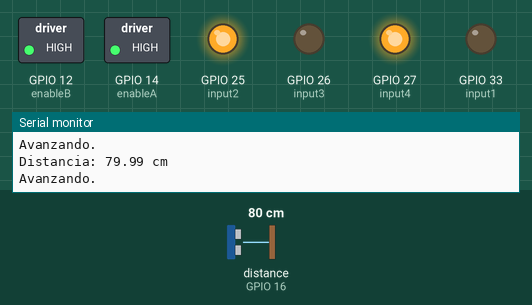
This sketch was run on a simulated ESP32. Shown: switched loads named in the sketch (green lamp = pin HIGH), output pins drawn as LEDs (lit = HIGH), the last lines printed to the serial monitor. Wiring (inferred from the names in the program): ultrasonic range finder: trigger GPIO 15; echo GPIO 16. Dashed ring = blinking. The test bench sets the inputs (shaded band); at power-on: distance to the obstacle (sensor on GPIO 16) 80 cm. The echo pulse lasts 58.3 µs per cm; random numbers use the default seed unless the sketch sets one; pins used as bus, display or sensor lines are not drawn.

Above: at 1.2 s.
1.3 s: distance to the obstacle (sensor on GPIO 16) set to 16 cm
2.8 s: distance to the obstacle (sensor on GPIO 16) set to 12 cm
At 4.2 s:
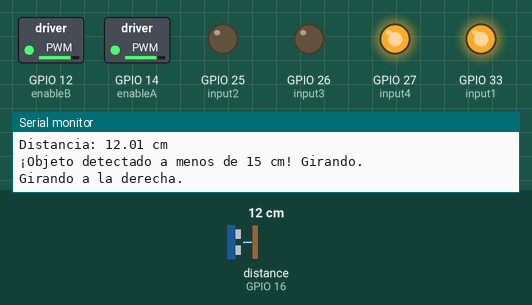
5.8 s: distance to the obstacle (sensor on GPIO 16) set to 18 cm
At 6.5 s:
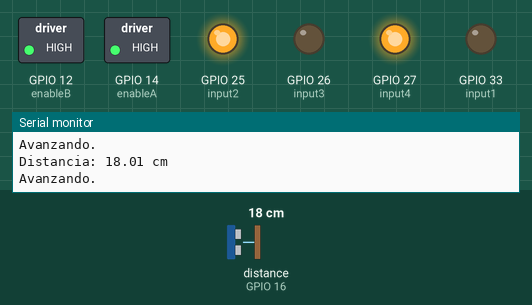
7.6 s: distance to the obstacle (sensor on GPIO 16) set to 2 cm
At 10.2 s:
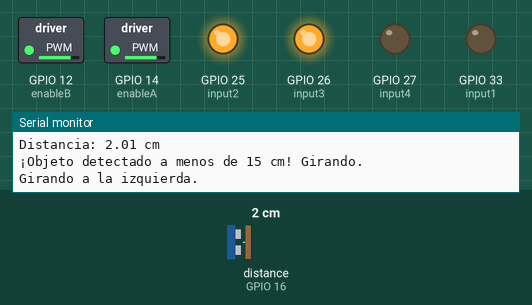
10.6 s: distance to the obstacle (sensor on GPIO 16) set to 35 cm
12.3 s: distance to the obstacle (sensor on GPIO 16) set to 4 cm
At 14.3 s:
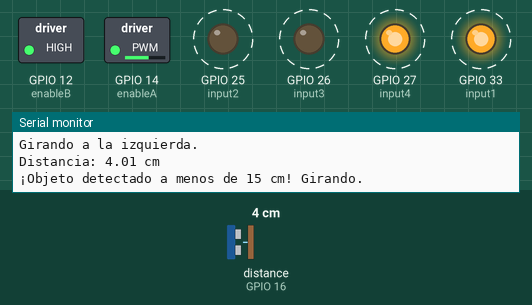
Timing chart, 0 to 16.3 s (numbered marks = the images above; inputs shaded):
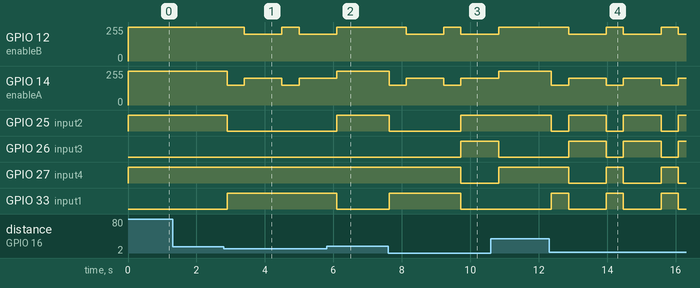

The sketch:

ultrasonico.ino
```cpp
// Pines de control para los motores
const int input1 = 33;  // IN1 (Motor A)
const int input2 = 25;  // IN2 (Motor A)
const int input3 = 26;  // IN3 (Motor B)
const int input4 = 27;  // IN4 (Motor B)

// Pines para PWM
const int enableA = 14;  // Enable A para el Motor A
const int enableB = 12;  // Enable B para el Motor B

// Pines del sensor HC-SR04
const int trigPin = 15;  // Pin de Trigger
const int echoPin = 16;  // Pin de Echo

// Matriz de movimientos
// {input1, input2, input3, input4, velA, velB}
int moves[6][6] = {
  {0, 1, 0, 1, 255, 255},  // 0 - Avanzar hacia adelante
  {0, 1, 1, 0, 200, 200},  // 1 - Girar a la izquierda
  {1, 0, 0, 1, 200, 200},  // 2 - Girar a la derecha
  {1, 0, 0, 1, 150, 255},  // 3 - Curva a la izquierda
  {0, 1, 1, 0, 255, 150},  // 4 - Curva a la derecha
  {0, 0, 0, 0, 0,   0}     // 5 - Detener
};

// Función para mover el robot
void move(int moveType) {
  digitalWrite(input1, moves[moveType][0]);
  digitalWrite(input2, moves[moveType][1]);
  digitalWrite(input3, moves[moveType][2]);
  digitalWrite(input4, moves[moveType][3]);

  // Asignar la velocidad a ambos motores usando analogWrite
  analogWrite(enableA, moves[moveType][4]); // Velocidad motor A
  analogWrite(enableB, moves[moveType][5]); // Velocidad motor B
}

// Función para medir distancia con el sensor HC-SR04
float measureDistance() {
  // Generar el pulso en el pin de Trigger
  digitalWrite(trigPin, LOW); // Asegurar que el Trigger está en LOW
  delayMicroseconds(2); // Esperar 2 microsegundos
  digitalWrite(trigPin, HIGH); // Enviar pulso HIGH por 10 microsegundos
  delayMicroseconds(10);
  digitalWrite(trigPin, LOW); // Regresar el Trigger a LOW

  // Leer el tiempo que tarda el pulso en volver (duración)
  long duration = pulseIn(echoPin, HIGH);

  // Calcular la distancia en centímetros
  float distance = duration * 0.0343 / 2;

  return distance;
}

void setup() {
  // Inicializar el puerto serial
  Serial.begin(115200);

  // Configurar pines como salida para motores
  pinMode(input1, OUTPUT);
  pinMode(input2, OUTPUT);
  pinMode(input3, OUTPUT);
  pinMode(input4, OUTPUT);

  // Configurar pines PWM para habilitar motores
  pinMode(enableA, OUTPUT);
  pinMode(enableB, OUTPUT);

  // Configurar pines como entrada o salida para el sensor
  pinMode(trigPin, OUTPUT);
  pinMode(echoPin, INPUT);

  // Inicializar los motores apagados
  move(3);  // Detener los motores
}

void loop() {
  // Medir distancia con el sensor ultrasónico
  float distance = measureDistance();

  // Mostrar la distancia en el monitor serial
  Serial.print("Distancia: ");
  Serial.print(distance);
  Serial.println(" cm");

  // Si el objeto está a menos de 15 cm, detener motores y girar
  if (distance <= 15) {
    Serial.println("¡Objeto detectado a menos de 15 cm! Girando.");
    move(3);  // Detener motores
    delay(500);  // Pausar brevemente

    // Elegir aleatoriamente girar a la izquierda o derecha
    if (random(0, 2) == 0) {
      move(1);  // Girar a la izquierda
      Serial.println("Girando a la izquierda.");
    } else {
      move(2);  // Girar a la derecha
      Serial.println("Girando a la derecha.");
    }

    delay(1000);  // Girar durante 1 segundo
  } else {
    // Si no hay obstáculos, avanzar hacia adelante
    move(0);  // Avanza hacia adelante a velocidad máxima
    Serial.println("Avanzando.");
  }

  delay(100); // Esperar brevemente antes de volver a medir la distancia
}
```

Measured:
- the behaviour switches between 15 and 14 cm on distance to the obstacle (sensor on GPIO 16) (found by bisection; images 0 and 1)
- after the input at 2.8 s, GPIO 12 (enableB): 255/255 → 200/255 after 0.60 s, → 255/255 1.1 s later, → 200/255 0.50 s later; GPIO 14 (enableA): alternates 200/255 for 1.1 s and 150/255 for 0.50 s, starting after 0.10 s; GPIO 25 (input2): HIGH → LOW after 0.10 s; GPIO 33 (input1): LOW → HIGH after 0.10 s
- after the input at 5.8 s, GPIO 25 (input2): LOW → HIGH after 0.30 s; GPIO 33 (input1): HIGH → LOW after 0.30 s
- after the input at 7.6 s, GPIO 12 (enableB): 255/255 → 200/255 after 0.53 s, → 255/255 1.1 s later, → 200/255 0.50 s later; GPIO 14 (enableA): alternates 200/255 for 1.1 s and 150/255 for 0.50 s, starting at once; GPIO 25 (input2): HIGH → LOW at once, → HIGH 2.1 s later; GPIO 26 (input3): LOW → HIGH after 2.1 s; GPIO 27 (input4): HIGH → LOW after 2.1 s
- after the input at 12.3 s, GPIO 12 (enableB): alternates 255/255 for 0.50 s and 200/255 for 1.1 s, starting after 0.57 s; GPIO 14 (enableA): alternates 200/255 for 1.1 s and 150/255 for 0.50 s, starting after 0.07 s
